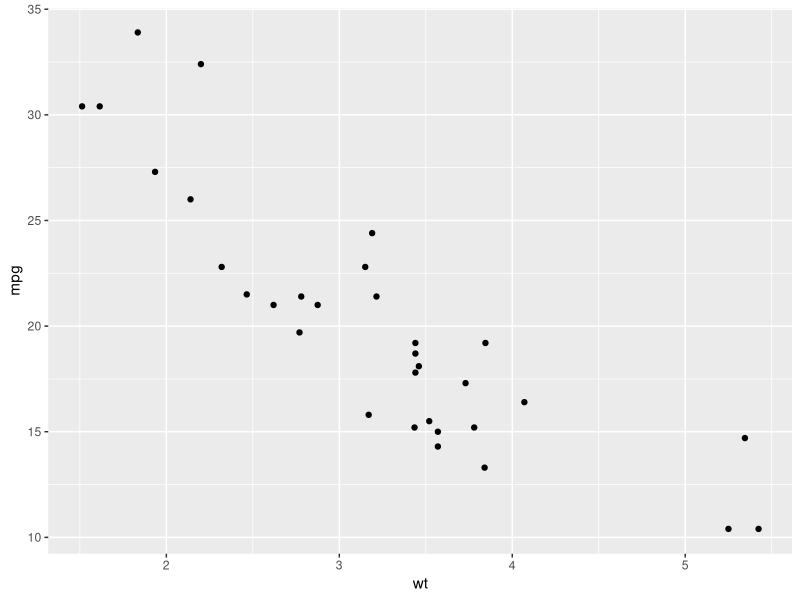
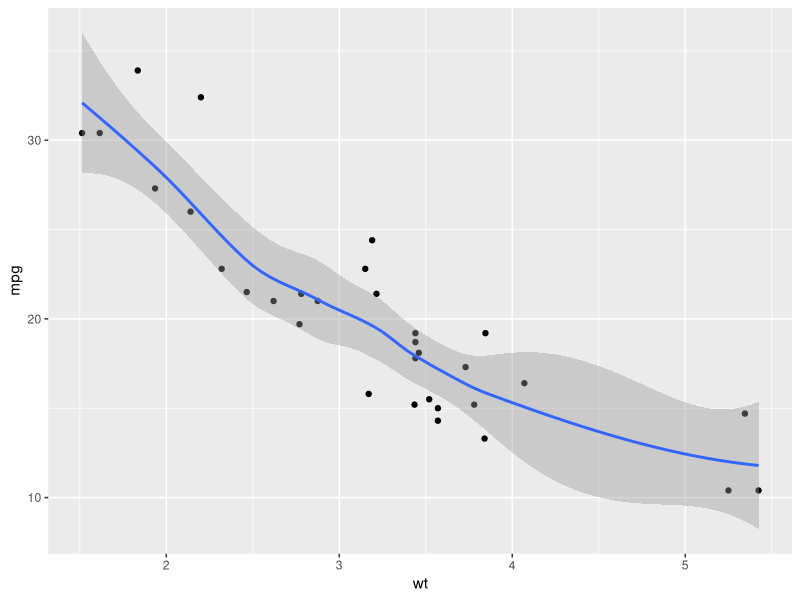
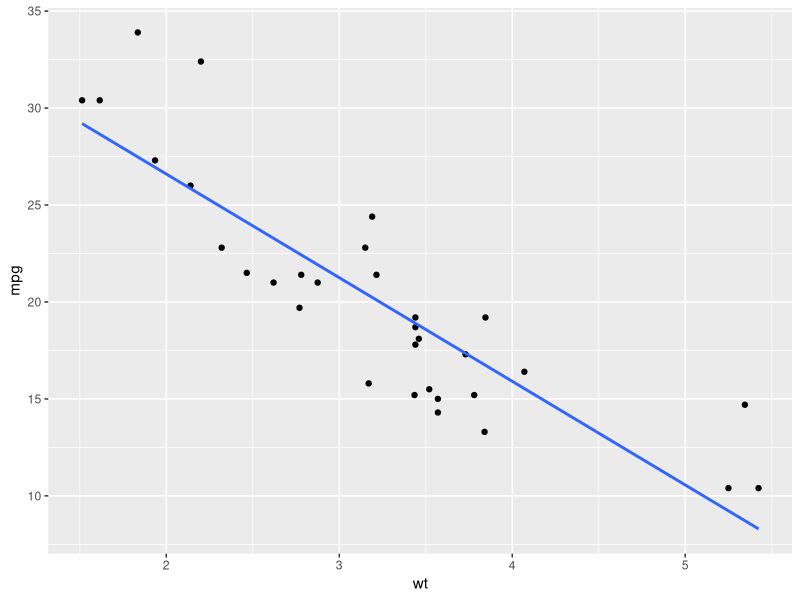
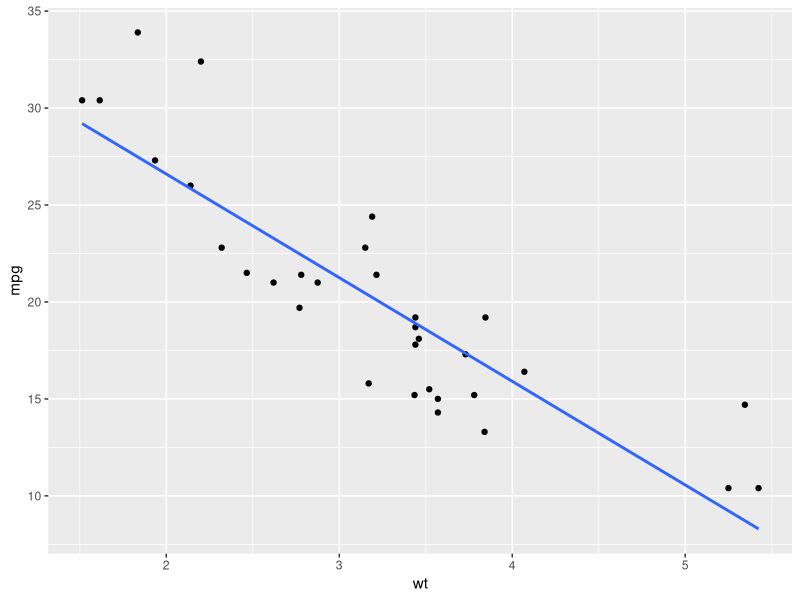
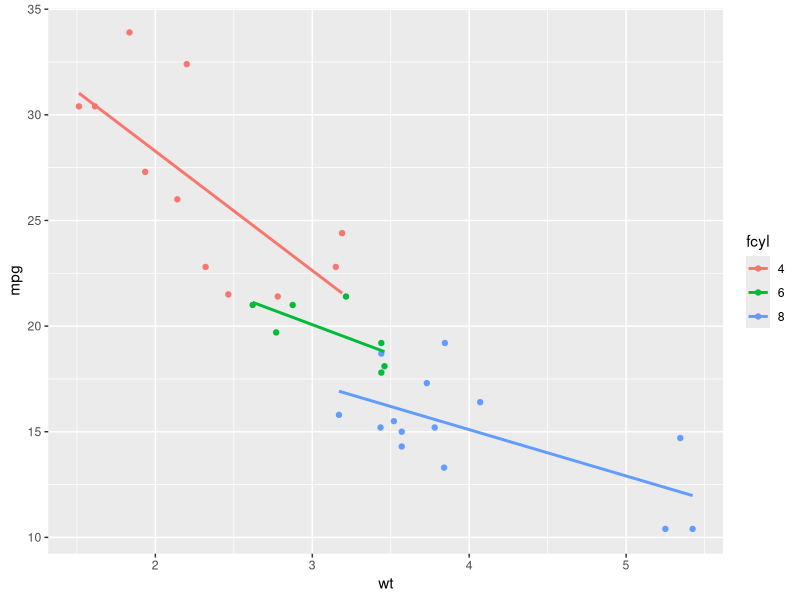
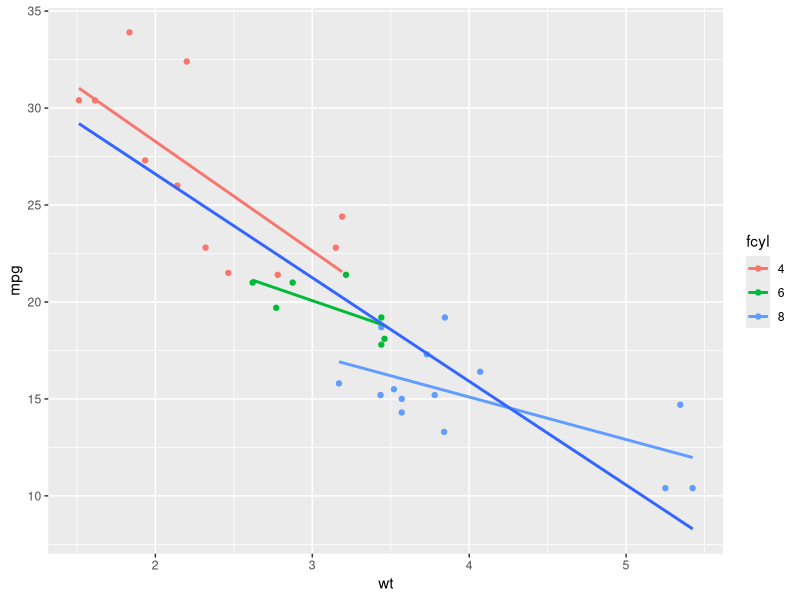
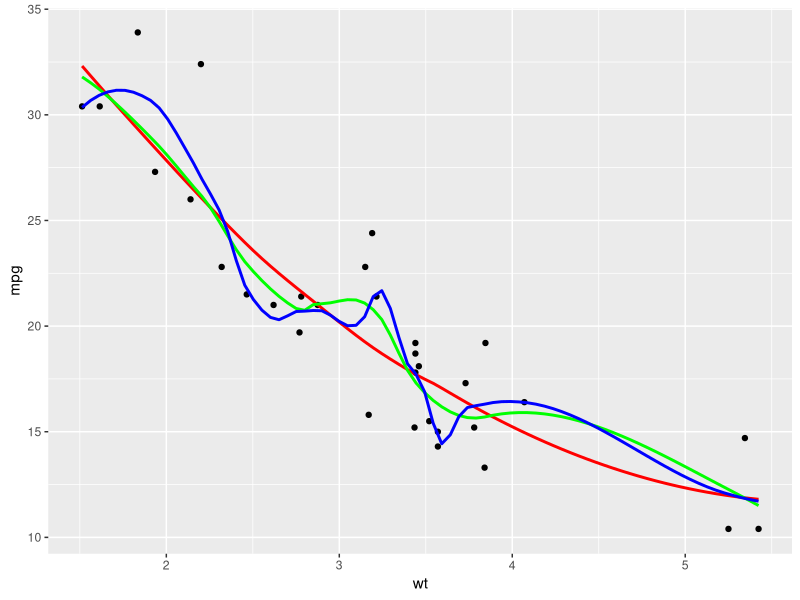
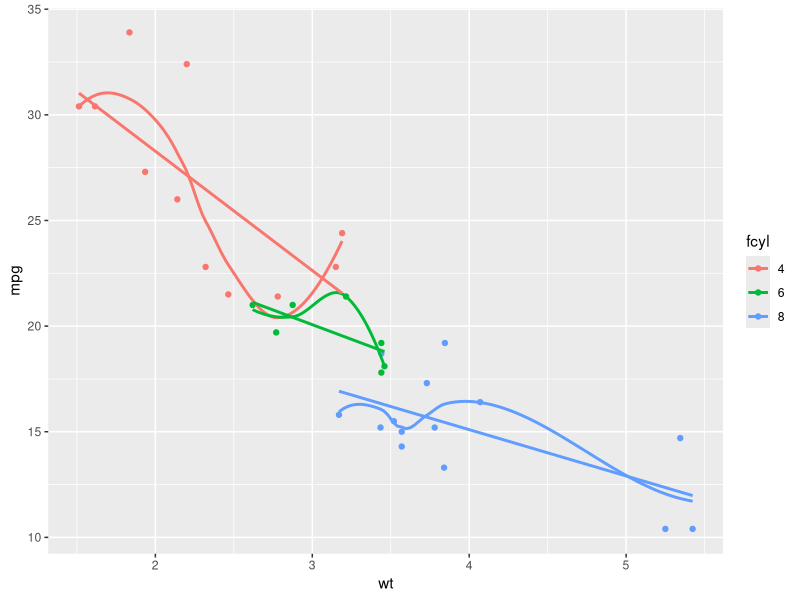

Here is the R script that generated these plots, in order:
# edited/added
library(tidyverse)

# View the structure of mtcars
str(mtcars)

# Using mtcars, draw a scatter plot of mpg vs. wt
ggplot(mtcars, aes(x = wt, y = mpg)) +
  geom_point()

# Amend the plot to add a smooth layer
ggplot(mtcars, aes(x = wt, y = mpg)) +
  geom_point() +
  geom_smooth()

# Amend the plot. Use lin. reg. smoothing; turn off std err ribbon
ggplot(mtcars, aes(x = wt, y = mpg)) +
  geom_point() +
  geom_smooth(method = "lm", se = FALSE)

# Amend the plot. Swap geom_smooth() for stat_smooth().
ggplot(mtcars, aes(x = wt, y = mpg)) +
  geom_point() +
  stat_smooth(method = "lm", se = FALSE)


# edited/added
mtcars <- mtcars %>%
  mutate(fcyl = as.factor(cyl),
         fam = as.factor(am))

# Using mtcars, plot mpg vs. wt, colored by fcyl
ggplot(mtcars, aes(x = wt, y = mpg, color = fcyl)) +
  # Add a point layer
  geom_point() +
  # Add a smooth lin. reg. stat, no ribbon
  stat_smooth(method = "lm", se = FALSE)

# Amend the plot to add another smooth layer with dummy grouping
ggplot(mtcars, aes(x = wt, y = mpg, color = fcyl)) +
  geom_point() +
  stat_smooth(method = "lm", se = FALSE) +
  stat_smooth(aes(group = 1), method = "lm", se = FALSE)


ggplot(mtcars, aes(x = wt, y = mpg)) +
  geom_point() +
  # Add 3 smooth LOESS stats, varying span & color
  stat_smooth(se = FALSE, color = "red", span = 0.9) +
  stat_smooth(se = FALSE, color = "green", span = 0.6) +
  stat_smooth(se = FALSE, color = "blue", span = 0.3)

# Amend the plot to color by fcyl
ggplot(mtcars, aes(x = wt, y = mpg, color = fcyl)) +
  geom_point() +
  # Add a smooth LOESS stat, no ribbon
  stat_smooth(se = FALSE) +
  # Add a smooth lin. reg. stat, no ribbon
  stat_smooth(method = "lm", se = FALSE)

# Amend the plot
ggplot(mtcars, aes(x = wt, y = mpg, color = fcyl)) +
  geom_point() +
  # Map color to dummy variable "All"
  stat_smooth(aes(color = "All"), se = FALSE) +
  stat_smooth(method = "lm", se = FALSE)


# edited/added
library(carData)
Vocab <- Vocab %>%
  mutate(year_group = as.factor(ifelse(year<1995, "[1974,1995]", "[1995,2016]") ))

# Plot vocabulary vs. education, colored by year_group
ggplot(Vocab, aes(x = education, y = vocabulary, color = year_group)) +
  # Add jittered points with transparency 0.25
  geom_jitter(alpha = 0.25) +
  # Add a smooth lin. reg. line (with ribbon)
  stat_smooth(method = "lm")

# Amend the plot
ggplot(Vocab, aes(x = education, y = vocabulary, color = year_group)) +
  geom_jitter(alpha = 0.25) +
  # Map the fill color to year_group, set the line size to 2
  stat_smooth(aes(fill = year_group), method = "lm", size = 2)


ggplot(Vocab, aes(x = education, y = vocabulary)) +
  geom_jitter(alpha = 0.25) +
  # Add a quantile stat, at 0.05, 0.5, and 0.95
  stat_quantile(quantiles = c(0.05, 0.5, 0.95))

# Amend the plot to color by year_group
ggplot(Vocab, aes(x = education, y = vocabulary, color = year_group)) +
  geom_jitter(alpha = 0.25) +
  stat_quantile(quantiles = c(0.05, 0.5, 0.95))


# Run this, look at the plot, then update it
ggplot(Vocab, aes(x = education, y = vocabulary)) +
  # Replace this with a sum stat
  stat_sum()

ggplot(Vocab, aes(x = education, y = vocabulary)) +
  stat_sum() +
  # Add a size scale, from 1 to 10
  scale_size(range = c(1, 10))

# Amend the stat to use proportion sizes
ggplot(Vocab, aes(x = education, y = vocabulary)) +
  stat_sum(aes(size = ..prop..))

# Amend the plot to group by education
ggplot(Vocab, aes(x = education, y = vocabulary, group = education)) +
  stat_sum(aes(size = ..prop..))


# Define position objects
# 1. Jitter with width 0.2
posn_j <- position_jitter(width = 0.2)

# 2. Dodge with width 0.1
posn_d <- position_dodge(width = 0.1)

# 3. Jitter-dodge with jitter.width 0.2 and dodge.width 0.1
posn_jd <- position_jitterdodge(jitter.width = 0.2, dodge.width = 0.1)

# From previous step
posn_j <- position_jitter(width = 0.2)
posn_d <- position_dodge(width = 0.1)
posn_jd <- position_jitterdodge(jitter.width = 0.2, dodge.width = 0.1)

# Create the plot base: wt vs. fcyl, colored by fam
p_wt_vs_fcyl_by_fam <- ggplot(mtcars, aes(x = fcyl, y = wt, color = fam))

# Add a point layer
p_wt_vs_fcyl_by_fam +
  geom_point()


# Add jittering only
p_wt_vs_fcyl_by_fam +
  geom_point(position = posn_j)

# Add dodging only
p_wt_vs_fcyl_by_fam +
  geom_point(position = posn_d)





# Run the code, view the plot, then update it
ggplot(mtcars, aes(x = wt, y = hp, color = fam)) +
  geom_point() +
  geom_smooth() +
  # Add a continuous x scale with x limits from 3 to 6
  scale_x_continuous(limits = c(3, 6))

ggplot(mtcars, aes(x = wt, y = hp, color = fam)) +
  geom_point() +
  geom_smooth() +
  # Add Cartesian coordinates with x limits from 3 to 6
  coord_cartesian(xlim = c(3, 6))


ggplot(iris, aes(x = Sepal.Length, y = Sepal.Width, color = Species)) +
  geom_jitter() +
  geom_smooth(method = "lm", se = FALSE) +
  # Fix the coordinate ratio
  coord_fixed()


# edited/added
library(reshape2)
library(zoo)
sunspots.m <- data.frame(year = index(sunspot.month), value = melt(sunspot.month)$value)
sun_plot <- ggplot(sunspots.m, aes(x = year, y = value)) +
  geom_line() +
  coord_fixed()

# Fix the aspect ratio to 1:1
sun_plot +
  coord_fixed()

# Change the aspect ratio to 20:1
sun_plot +
  coord_fixed(ratio = 20)


ggplot(mtcars, aes(wt, mpg)) +
  geom_point(size = 2) +
  theme_classic() +
  # Add Cartesian coordinates with zero expansion
  coord_cartesian(expand = 0)

ggplot(mtcars, aes(wt, mpg)) +
  geom_point(size = 2) +
  # Turn clipping off
  coord_cartesian(expand = 0, clip = "off") +
  theme_classic() +
  # Remove axis lines
  theme(axis.line = element_blank())


# Produce a scatter plot of brainwt vs. bodywt
ggplot(msleep, aes(bodywt, brainwt)) +
  geom_point() +
  ggtitle("Raw Values")

# Add scale_*_*() functions
ggplot(msleep, aes(bodywt, brainwt)) +
  geom_point() +
  scale_x_log10() +
  scale_y_log10() +
  ggtitle("Scale_ functions")

# Perform a log10 coordinate system transformation
ggplot(msleep, aes(bodywt, brainwt)) +
  geom_point() +
  coord_trans(x = "log10", y = "log10")


# Plot with a scale_*_*() function:
ggplot(msleep, aes(bodywt, brainwt)) +
  geom_point() +
  geom_smooth(method = "lm", se = FALSE) +
  # Add a log10 x scale
  scale_x_log10() +
  # Add a log10 y scale
  scale_y_log10() +
  ggtitle("Scale_ functions")

# Plot with transformed coordinates
ggplot(msleep, aes(bodywt, brainwt)) +
  geom_point() +
  geom_smooth(method = "lm", se = FALSE) +
  # Add a log10 coordinate transformation for x and y axes
  coord_trans(x = "log10", y = "log10")


# edited/added
library(lubridate)
airquality <- airquality %>%
  mutate(Date = make_date(1974, Month, Day))

# Using airquality, plot Temp vs. Date
ggplot(airquality, aes(x = Date, y = Temp)) +
  # Add a line layer
  geom_line() +
  labs(x = "Date (1973)", y = "Fahrenheit")

# Define breaks (Fahrenheit)
y_breaks <- c(59, 68, 77, 86, 95, 104)

# Convert y_breaks from Fahrenheit to Celsius
y_labels <- (y_breaks - 32) * 5 / 9

# Create a secondary x-axis
secondary_y_axis <- sec_axis(
  # Use identity transformation
  trans = identity,
  name = "Celsius",
  # Define breaks and labels as above
  breaks = y_breaks,
  labels = y_labels
)

# Examine the object
secondary_y_axis

# From previous step
y_breaks <- c(59, 68, 77, 86, 95, 104)
y_labels <- (y_breaks - 32) * 5 / 9
secondary_y_axis <- sec_axis(
  trans = identity,
  name = "Celsius",
  breaks = y_breaks,
  labels = y_labels
)

# Update the plot
ggplot(airquality, aes(x = Date, y = Temp)) +
  geom_line() +
  # Add the secondary y-axis
  scale_y_continuous(sec.axis = secondary_y_axis) +
  labs(x = "Date (1973)", y = "Fahrenheit")


# Plot fcyl bars, filled by fam
ggplot(mtcars, aes(fcyl, fill = fam)) +
  # Place bars side by side
  geom_bar(position = "dodge")

ggplot(mtcars, aes(fcyl, fill = fam)) +
  geom_bar(position = "dodge") +
  # Flip the x and y coordinates
  coord_flip()

ggplot(mtcars, aes(fcyl, fill = fam)) +
  # Set a dodge width of 0.5 for partially overlapping bars
  geom_bar(position = position_dodge(0.5)) +
  coord_flip()


# edited/added
mtcars <- read.csv('mtcars.csv', stringsAsFactors=FALSE)
mtcars <- mtcars %>%
  mutate(fam = as.factor(am), fcyl = as.factor(cyl), fvs = as.factor(vs))

# Plot of wt vs. car
ggplot(mtcars, aes(car, wt)) +
  # Add a point layer
  geom_point() +
  labs(x = "car", y = "weight")

# Flip the axes to set car to the y axis
ggplot(mtcars, aes(car, wt)) +
  geom_point() +
  labs(x = "car", y = "weight") +
  coord_flip()


# Run the code, view the plot, then update it
ggplot(mtcars, aes(x = 1, fill = fcyl)) +
  geom_bar() +
  # Add a polar coordinate system
  coord_polar(theta = "y")

ggplot(mtcars, aes(x = 1, fill = fcyl)) +
  # Reduce the bar width to 0.1
  geom_bar(width = 0.1) +
  coord_polar(theta = "y") +
  # Add a continuous x scale from 0.5 to 1.5
  scale_x_continuous(limits = c(0.5, 1.5))


# edited/added
wind <- read.csv('wind.csv')

# Using wind, plot wd filled by ws
ggplot(wind, aes(wd, fill = ws)) +
  # Add a bar layer with width 1
  geom_bar(width = 1)

# Convert to polar coordinates:
ggplot(wind, aes(wd, fill = ws)) +
  geom_bar(width = 1) +
  coord_polar()

# Convert to polar coordinates:
ggplot(wind, aes(wd, fill = ws)) +
  geom_bar(width = 1) +
  coord_polar(start = -pi/16)


ggplot(mtcars, aes(wt, mpg)) +
  geom_point() +
  # Facet rows by am
  facet_grid(rows = vars(am))

ggplot(mtcars, aes(wt, mpg)) +
  geom_point() +
  # Facet columns by cyl
  facet_grid(cols = vars(cyl))

ggplot(mtcars, aes(wt, mpg)) +
  geom_point() +
  # Facet rows by am and columns by cyl
  facet_grid(rows = vars(am), cols = vars(cyl))


# edited/added
mtcars <- mtcars %>%
  mutate(fcyl_fam = interaction(fcyl, fam, sep=":"))

# See the interaction column
mtcars$fcyl_fam

# Color the points by fcyl_fam
ggplot(mtcars, aes(x = wt, y = mpg, color = fcyl_fam)) +
  geom_point() +
  # Use a paired color palette
  scale_color_brewer(palette = "Paired")

# Update the plot to map disp to size
ggplot(mtcars, aes(x = wt, y = mpg, color = fcyl_fam, size = disp)) +
  geom_point() +
  scale_color_brewer(palette = "Paired")

# Update the plot
ggplot(mtcars, aes(x = wt, y = mpg, color = fcyl_fam, size = disp)) +
  geom_point() +
  scale_color_brewer(palette = "Paired") +
  # Grid facet on gear and vs
  facet_grid(rows = vars(gear), cols = vars(vs))


ggplot(mtcars, aes(wt, mpg)) +
  geom_point() +
  # Facet rows by am using formula notation
  facet_grid(am ~ .)

ggplot(mtcars, aes(wt, mpg)) +
  geom_point() +
  # Facet columns by cyl using formula notation
  facet_grid(. ~ cyl)

ggplot(mtcars, aes(wt, mpg)) +
  geom_point() +
  # Facet rows by am and columns by cyl using formula notation
  facet_grid(am ~ cyl)


# Plot wt by mpg
ggplot(mtcars, aes(wt, mpg)) +
  geom_point() +
  # The default is label_value
  facet_grid(cols = vars(cyl))

# Plot wt by mpg
ggplot(mtcars, aes(wt, mpg)) +
  geom_point() +
  # Displaying both the values and the variables
  facet_grid(cols = vars(cyl), labeller = label_both)

# Plot wt by mpg
ggplot(mtcars, aes(wt, mpg)) +
  geom_point() +
  # Label context
  facet_grid(cols = vars(cyl), labeller = label_context)

# Plot wt by mpg
ggplot(mtcars, aes(wt, mpg)) +
  geom_point() +
  # Two variables
  facet_grid(cols = vars(vs, cyl), labeller = label_context)


# Make factor, set proper labels explictly
mtcars$fam <- factor(mtcars$am,
                     labels = c(`0` = "automatic",
                                `1` = "manual"))

# Default order is alphabetical
ggplot(mtcars, aes(wt, mpg)) +
  geom_point() +
  facet_grid(cols = vars(fam))

# Make factor, set proper labels explictly, and
# manually set the label order
mtcars$fam <- factor(mtcars$am,
                     levels = c(1, 0),
                     labels = c("manual", "automatic"))

# View again
ggplot(mtcars, aes(wt, mpg)) +
  geom_point() +
  facet_grid(cols = vars(fam))


ggplot(mtcars, aes(wt, mpg)) +
  geom_point() +
  # Facet columns by cyl
  facet_grid(cols = vars(cyl))

ggplot(mtcars, aes(wt, mpg)) +
  geom_point() +
  # Update the faceting to free the x-axis scales
  facet_grid(cols = vars(cyl), scales = "free_x")

ggplot(mtcars, aes(wt, mpg)) +
  geom_point() +
  # Update the faceting to free the y-axis scales
  facet_grid(rows = vars(cyl), scales = "free_y")


ggplot(mtcars, aes(x = mpg, y = car, color = fam)) +
  geom_point() +
  # Facet rows by gear
  facet_grid(rows = vars(gear))

ggplot(mtcars, aes(x = mpg, y = car, color = fam)) +
  geom_point() +
  # Free the y scales and space
  facet_grid(rows = vars(gear), scales = "free_y", space = "free_y")


ggplot(Vocab, aes(x = education, y = vocabulary)) +
  stat_smooth(method = "lm", se = FALSE) +
  # Create facets, wrapping by year, using vars()
  facet_wrap(vars(year))

ggplot(Vocab, aes(x = education, y = vocabulary)) +
  stat_smooth(method = "lm", se = FALSE) +
  # Create facets, wrapping by year, using a formula
  facet_wrap(~ year)

ggplot(Vocab, aes(x = education, y = vocabulary)) +
  stat_smooth(method = "lm", se = FALSE) +
  # Update the facet layout, using 11 columns
  facet_wrap(~ year, ncol = 11)


ggplot(mtcars, aes(x = wt, y = mpg)) +
  geom_point() +
  # Facet rows by fvs and fam, and cols by gear
  facet_grid(rows = vars(fvs, fam), cols = vars(gear))

ggplot(mtcars, aes(x = wt, y = mpg)) +
  geom_point() +
  # Update the facets to add margins
  facet_grid(rows = vars(fvs, fam), cols = vars(gear), margins = TRUE)

ggplot(mtcars, aes(x = wt, y = mpg)) +
  geom_point() +
  # Update the facets to only show margins on fam
  facet_grid(rows = vars(fvs, fam), cols = vars(gear), margins = "fam")

ggplot(mtcars, aes(x = wt, y = mpg)) +
  geom_point() +
  # Update the facets to only show margins on gear and fvs
  facet_grid(rows = vars(fvs, fam), cols = vars(gear), margins = c("gear", "fvs"))


# Plot wt vs. fcyl
ggplot(mtcars, aes(x = fcyl, y = wt)) +
  # Add a bar summary stat of means, colored skyblue
  stat_summary(fun = mean, geom = "bar", fill = "skyblue") +
  # Add an errorbar summary stat std deviation limits
  stat_summary(fun.data = mean_sdl, fun.args = list(mult = 1), geom = "errorbar", width = 0.1)


# Update the aesthetics to color and fill by fam
ggplot(mtcars, aes(x = fcyl, y = wt, color = fam, fill = fam)) +
  stat_summary(fun = mean, geom = "bar") +
  stat_summary(fun.data = mean_sdl, fun.args = list(mult = 1), geom = "errorbar", width = 0.1)

# For each summary stat, set the position to dodge
ggplot(mtcars, aes(x = fcyl, y = wt, color = fam, fill = fam)) +
  stat_summary(fun = mean, geom = "bar", position = "dodge", alpha = 0.5) +
  stat_summary(fun.data = mean_sdl, fun.args = list(mult = 1), geom = "errorbar", position = "dodge", width = 0.1)

# Define a dodge position object with width 0.9
posn_d <- position_dodge(width = 0.9)

# For each summary stat, update the position to posn_d
ggplot(mtcars, aes(x = fcyl, y = wt, color = fam, fill = fam)) +
  stat_summary(fun = mean, geom = "bar", position = posn_d, alpha = 0.5) +
  stat_summary(fun.data = mean_sdl, fun.args = list(mult = 1), geom = "errorbar", position = posn_d, width = 0.1)


# edited/added
mtcars_by_cyl <- mtcars %>%
  group_by(cyl) %>%
  summarize(mean_wt = mean(wt),
          sd_wt = sd(wt),
          n_wt = n()) %>%
          mutate( prop = n_wt/sum(n_wt))

# Using mtcars_cyl, plot mean_wt vs. cyl
ggplot(mtcars_by_cyl, aes(x = cyl, y = mean_wt)) +
  # Add a bar layer with identity stat, filled skyblue
  geom_bar(stat = "identity", fill = "skyblue")

ggplot(mtcars_by_cyl, aes(x = cyl, y = mean_wt)) +
  # Swap geom_bar() for geom_col()
  geom_col(fill = "skyblue")

ggplot(mtcars_by_cyl, aes(x = cyl, y = mean_wt)) +
  # Set the width aesthetic to prop
  geom_col(aes(width = prop), fill = "skyblue")

ggplot(mtcars_by_cyl, aes(x = cyl, y = mean_wt)) +
  geom_col(aes(width = prop), fill = "skyblue") +
  # Add an errorbar layer
  geom_errorbar(
    # ... at mean weight plus or minus 1 std dev
    aes(ymin = mean_wt - sd_wt, ymax = mean_wt + sd_wt),
    # with width 0.1
    width = 0.1
  )


# edited/added
library(lattice)
library(RColorBrewer)

# Using barley, plot variety vs. year, filled by yield
ggplot(barley, aes(x = year, y = variety, fill = yield)) +
  # Add a tile geom
  geom_tile()

# Previously defined
ggplot(barley, aes(x = year, y = variety, fill = yield)) +
  geom_tile() +
  # Facet, wrapping by site, with 1 column
  facet_wrap(facets = vars(site), ncol = 1) +
  # Add a fill scale using an 2-color gradient
  scale_fill_gradient(low = "white", high = "red")

# A palette of 9 reds
red_brewer_palette <- brewer.pal(9, "Reds")

# Update the plot
ggplot(barley, aes(x = year, y = variety, fill = yield)) +
  geom_tile() +
  facet_wrap(facets = vars(site), ncol = 1) +
  # Update scale to use n-colors from red_brewer_palette
  scale_fill_gradientn(colors = red_brewer_palette)


# The heat map we want to replace
# Don't remove, it's here to help you!
ggplot(barley, aes(x = year, y = variety, fill = yield)) +
  geom_tile() +
  facet_wrap( ~ site, ncol = 1) +
  scale_fill_gradientn(colors = brewer.pal(9, "Reds"))

# Using barley, plot yield vs. year, colored and grouped by variety
ggplot(barley, aes(x = year, y = yield, color = variety, group = variety)) +
  # Add a line layer
  geom_line() +
  # Facet, wrapping by site, with 1 row
  facet_wrap(~ site, nrow = 1)


# edited/added
library(datasets)
TG <- ToothGrowth

# Initial plot
growth_by_dose <- ggplot(TG, aes(dose, len, color = supp)) +
  stat_summary(fun.data = mean_sdl,
               fun.args = list(mult = 1),
               position = position_dodge(0.1)) +
  theme_classic()

# View plot
growth_by_dose

# Change type
TG$dose <- as.numeric(as.character(TG$dose))

# Plot
growth_by_dose <- ggplot(TG, aes(dose, len, color = supp)) +
  stat_summary(fun.data = mean_sdl,
               fun.args = list(mult = 1),
               position = position_dodge(0.2)) +
  theme_classic()

# View plot
growth_by_dose

# Change type
TG$dose <- as.numeric(as.character(TG$dose))

# Plot
growth_by_dose <- ggplot(TG, aes(dose, len, color = supp)) +
  stat_summary(fun.data = mean_sdl,
               fun.args = list(mult = 1),
               position = position_dodge(0.2)) +
  # Use the right geometry
  stat_summary(fun = mean,
               geom = "line",
               position = position_dodge(0.1)) +
  theme_classic()

# View plot
growth_by_dose

# Change type
TG$dose <- as.numeric(as.character(TG$dose))

# Plot
growth_by_dose <- ggplot(TG, aes(dose, len, color = supp)) +
  stat_summary(fun.data = mean_sdl,
               fun.args = list(mult = 1),
               position = position_dodge(0.2)) +
  stat_summary(fun = mean,
               geom = "line",
               position = position_dodge(0.1)) +
  theme_classic() +
  # Adjust labels and colors:
  labs(x = "Dose (mg/day)", y = "Odontoblasts length (mean, standard deviation)", color = "Supplement") +
  scale_color_brewer(palette = "Set1", labels = c("Orange juice", "Ascorbic acid")) +
  scale_y_continuous(limits = c(0,35), breaks = seq(0, 35, 5), expand = c(0,0))

# View plot
growth_by_dose

